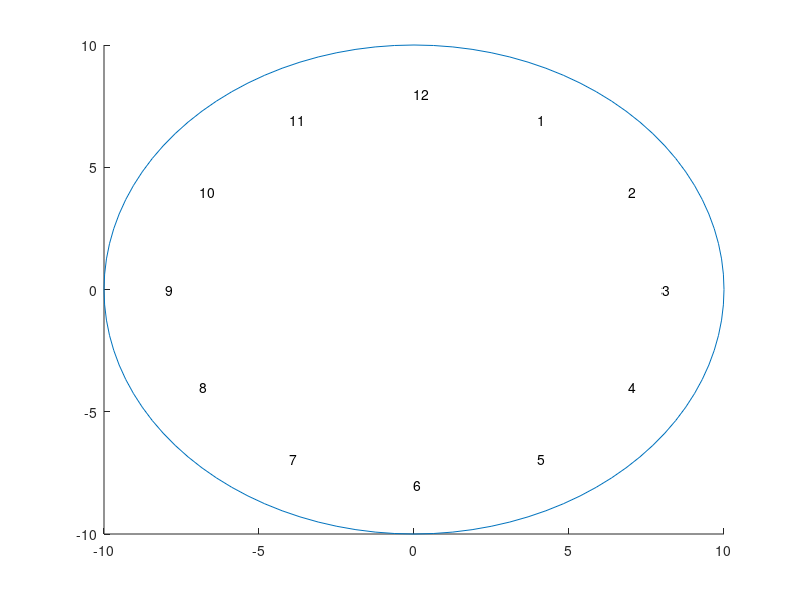

Recreate this plot in MATLAB. (Note: this script raises an error after producing the figure.)
% analog clock using matlab
clc;                           % clears all the text from the Command Window, resulting in a clear screen
clear;                         % To clear all variables from the current workspace
clf;                           % deletes all children of the current figure that have visible handles.
format shortg;
% for an analog watch we will create a circle of radius 10
% this peice of code helps us to create a circle with units
x=0;                           % x and y are the co-ordinates
y=0;
r=10;                          % radius of the circle 
hold on;                       % it is used to overlap multiple outputs in a single frame
th = 0:pi/50:2*pi;             % this is the time period 0 to 2pi (0-360 degrees) in the span of 50(180/50)
xunit=r*cos(th)+x;             % x and y units in the x and y direction
yunit=r*sin(th)+y;             % maximum value of cos and sin is 1 and minimum is -1
h=plot(xunit,yunit);           % now we plot the x and y and hence obtain a circle of radius 10
% this will be the radius for the inner circle where the hours will be mentioned (1-12)
r=8;                           % radius of inner circle
s=[1];                         % string will start from 1 to 12
for th=pi/6: pi/6: 2*pi        % time period pi/6 which means 180/6 means 30 so , in the span of 30 till 360
    ytemp=r*cos(th);           % xtemp and ytemp are just co-ordinates
    xtemp=r*sin(th);           % and cos and sin are used to locate the position
    text(xtemp,ytemp,num2str(s));   % we fetch the co-ordinates and the number converted to string
    s=s+1;                     % initially it was one then we will increment it till end (360 ) and then it will end
end                            % end the for loop
% now we will start with the logic of the clock
% while 1 means always true means the clock is always running (infinite loop)
while(1)           
c=clock;                       % it will take the system time
c=c(1,4:6);                    % all the data will be stored in c 
min=c(1,2);                    % minutes
sec=c(1,3);                    % seconds
% it is used to denote the am and pm thing 
if (c(1,1)>12) 
    hr=c(1,1)-12;
else
    hr=c(1,1);
end
min1=ceil(min/12);              % for minute we have to do round off and ceil is just round off to 12 
theta=(hr*pi)/6 + (min1*pi)/30; 
f=figure(1);
hold on;
% xtemp and ytemp are the co-ordinates
% we will be showing how the lines are there
% the shorter hand for hours
% the longer hand for seconds
% the medium hand is for the minute
ytemp=3*cos(theta);
y=[0 ytemp];
xtemp=3*sin(theta);
x=[0 xtemp];
p=plot(X,Y);
hold on;           % used to overlap the output
theta1=(min*pi)/30;  % means that it is the centre and all the lines should start from the centre and be aligned
% in one hour the hours hand should rotate by 30 degrees
% in one hour the minutes hand should rotate by 360 degrees
ytemp1=5*cos(theta1);
Y1=[0 ytemp1];
xtemp1=5*sin(theta1);
X1=[0 xtemp1];
p1=plot(X1,Y1);
theta2=(sec*pi)/30;                
ytemp2=7*cos(theta2);
Y2=[0 ytemp2];
xtemp2=7*sin(theta2);
X2=[0 xtemp2];
p2=plot(X2,Y2);
% pause 1 will cause a delay of 1 second in the rotation of second hand
pause(1);           % we are using this function for 1 second
% and then according to second we will adjust the hours and minutes
% after 360 rotations of the minute hand 30 degree rotation of the hour hand
% we have to delete whatever plot was there each and every time in a loop so 
% that the new location will be added
delete(p2);
delete(p1);
delete(p);
end
